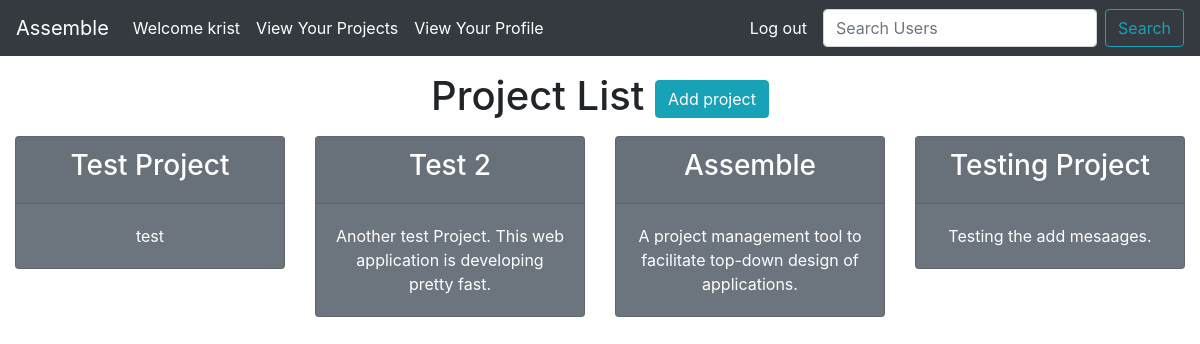
/home/project-list/ (signed in), run on an earlier commit of the app's database.
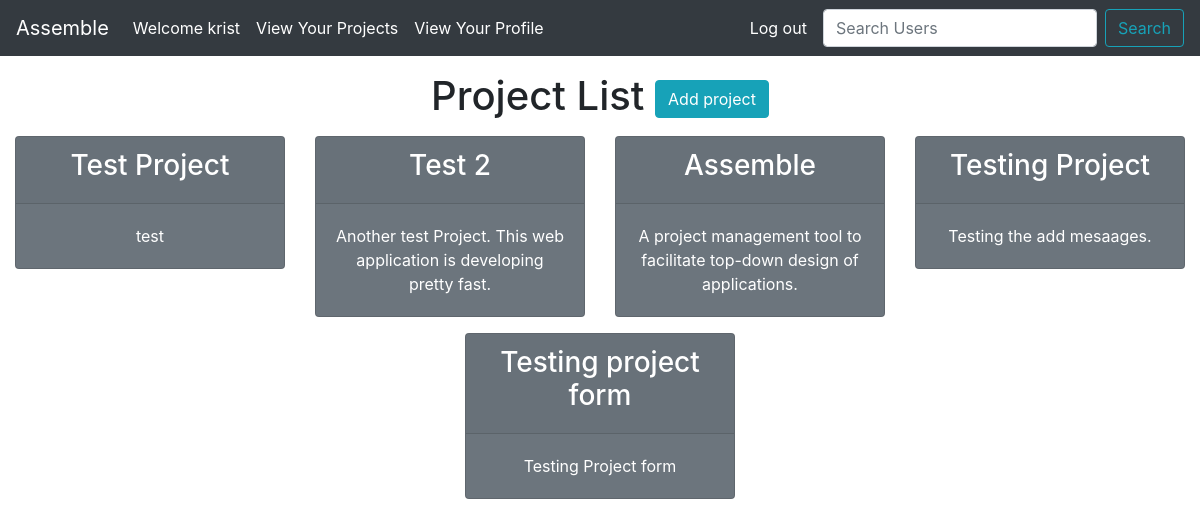
And on a later commit of the database.
### assemble/models.py (models this page shows, shortened)
class Project(models.Model):
    name = models.CharField(max_length=60)
    description = models.TextField(max_length=400)
    user = models.ManyToManyField(User)
    slug = models.SlugField(max_length=100,unique=True,blank=True,null=True)
    completed= models.BooleanField(default=False)

### assemble/views.py (the view)
# urls.py: path('project-list/',ProjectList.as_view(),name="project-list"),
class ProjectList(LoginRequiredMixin,ListView):
    model = Project
    def get_queryset(self):
        return Project.objects.filter(user=self.request.user)

### templates/assemble/project_list.html (shortened to what this page needs)
{% extends 'assemble/base.html' %}
{% block content %}
<div class="text-center my-3">
    <h1>Project List <a class="btn btn-info" href="{% url 'project-create' %}">Add project</a></h1>
</div>
<div class="text-center">
    <div class="row justify-content-center">
        {% for project in project_list %}
            <div class="col-sm-3 col-md-3">
                <a class="text-white" style="text-decoration:none;" href="{% url 'project-detail' project.slug %}">
                    <div class="card text-white bg-secondary mb-3" style="max-width: 18rem;">
                        <div class="card-header"><h3>{{ project.name }}</h3></div>
                        <div class="card-body">
                            <p class="card-text">{{project.description}}</p>
                        </div>
                    </div>
                </a>
            </div>
        {% endfor %}
    </div>
</div>
{% endblock content %}

What changed in the data, as far as the page shows it:
added Project: name "Testing project form", description "Testing Project form"
